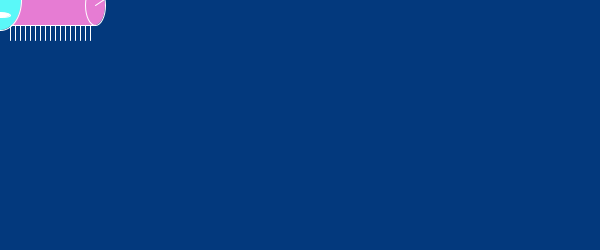
Frame 1 (no input)
Frame 60 (the mouse pressed at the canvas centre just before this capture): identical to frame 1, image omitted
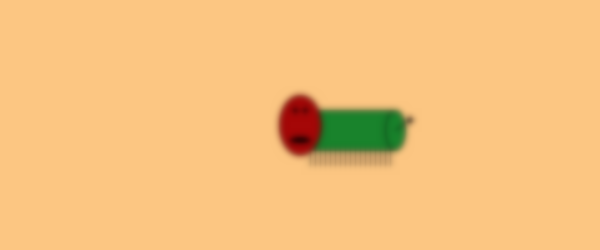
Frame 120 (the mouse held since frame 60 and released just before this capture)

The Processing sketch that drew these frames (run headless with seeded random() and noise(); from frame 60 on, the mouse is pressed at the canvas centre):

// Processing sketch: processing_35730
// ── processing_35730.pde

void setup() {
  size(600,250);
  smooth();
  rectMode(CENTER);
}

void draw() {
  //Redraw background to prevent ghosting
  background(252,198,130);
  legs();
  body();
  face();
  filters();
}


//Draw body
void body() {
  fill(25,131,44);
  rect(mouseX+50,mouseY+5,90,40);
  ellipse(mouseX+95,mouseY+5,20,40);
  stroke(0);
  line(mouseX+95,mouseY+5,mouseX+110,mouseY-5);
  fill(0);
  ellipse(mouseX+110,mouseY-5,5,5);
  
}

//Draw face
void face() {
  //Outline
  fill(165,7,7); //red face
  ellipse(mouseX,mouseY,42,60);
  //Eyes
  fill(0);
  ellipse(mouseX+5,mouseY-15,4,4);
  ellipse(mouseX-5,mouseY-15,4,4);
  //Mouth
  fill(0);
  ellipse(mouseX,mouseY+15,20,5);
  
} 
//Draw legs
void legs() {
  stroke(0);
  for (int x = mouseX + 10; x <= mouseX + 90; x += 5) {
    line(x,mouseY+25,x+pmouseX-mouseX,pmouseY+40);
  }
}
//Invert color
void filters() {
  if (mouseX <= 2 || mouseX >= width-2 || mouseY <= 2 || mouseY >= height-2) {
    filter(INVERT);
  }
  else if ((mouseX <= (width/2)+10 && mouseX >= (width/2)-10) && (mouseY <= (height/2)+10 && mouseY >= (height/2)-10)) {
    filter(BLUR,3);
  }
}
